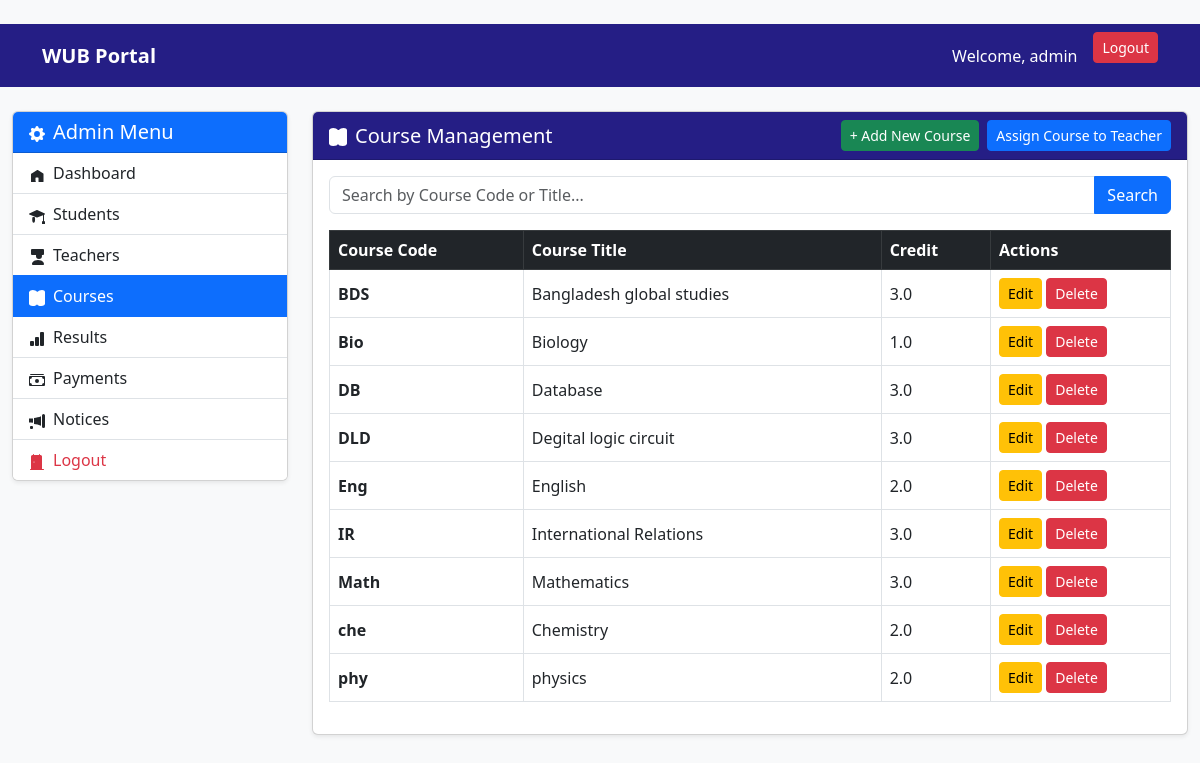
/dashboard/admin/courses/ (signed in), run on the app's committed database.
### accounts/models.py (models this page shows)
class CustomUser(AbstractUser):
    role = models.CharField(max_length=20, default='student')
    profile_picture = models.ImageField(
        upload_to='profile_pics/',
        null=True,
        blank=True
    )
    phone = models.CharField(max_length=20, null=True, blank=True)
    address = models.TextField(null=True, blank=True)

### courses/models.py (models this page shows, shortened)
class Course(models.Model):
    course_code = models.CharField(max_length=20)
    course_title = models.CharField(max_length=200)
    credit = models.FloatField(default=3.0)
    teacher = models.ForeignKey(
        settings.AUTH_USER_MODEL,
        on_delete=models.SET_NULL,
        null=True,
        blank=True,
        limit_choices_to={'role': 'teacher'},
        related_name='assigned_courses'
    )

### accounts/views.py (the view)
# urls.py: path('dashboard/admin/courses/', account_views.admin_courses, name='admin_courses'),
@login_required(login_url='/login/')
def admin_courses(request):
    if request.user.role != 'admin':
        return redirect('home')
    search_query = request.GET.get('search', '').strip()
    courses = Course.objects.all()
    if search_query:
        courses = courses.filter(
            models.Q(course_code__icontains=search_query) |
            models.Q(course_title__icontains=search_query)
        )
    courses = courses.order_by('course_code')
    return render(request, 'admin/courses.html', {
        'courses': courses,
        'search_query': search_query,
    })

### templates/admin/courses.html (shortened to what this page needs)
﻿{% extends 'admin/admin_base.html' %}
{% block admin_content %}
<div class="card shadow-sm">
    <div class="card-header d-flex justify-content-between align-items-center">
        <h5 class="mb-0">
            Course Management
        </h5>
        <div class="d-flex gap-2">
            <a href="{% url 'admin_course_add' %}"
               class="btn btn-success btn-sm">
                + Add New Course
            </a>
            <a href="{% url 'assign_course' %}" class="btn btn-primary btn-sm">
                Assign Course to Teacher
            </a>
        </div>
    </div>
    <div class="card-body">
        <form method="get" class="mb-3">
            <div class="input-group">
                <input type="text"
                       name="search"
                       id="searchInput"
                       value="{{ search_query }}"
                       class="form-control"
                       placeholder="Search by Course Code or Title...">
                <button type="submit" class="btn btn-primary">Search</button>
            </div>
        </form>
        <div class="table-responsive">
            <table class="table table-hover table-bordered align-middle"
                   id="coursesTable">
                <thead class="table-dark">
                    <tr>
                        <th>Course Code</th>
                        <th>Course Title</th>
                        <th>Credit</th>
                        <th width="180">Actions</th>
                    </tr>
                </thead>
                <tbody>
                    {% for course in courses %}
                    <tr>
                        <td>
                            <strong>{{ course.course_code }}</strong>
                        </td>
                        <td>
                            {{ course.course_title }}
                        </td>
                        <td>
                            {{ course.credit|default:"3.0" }}
                        </td>
                        <td>
                            <a href="{% url 'admin_course_edit' course.id %}"
                               class="btn btn-warning btn-sm">
                                Edit
                            </a>
                           <a href="{% url 'admin_course_delete' course.id %}"
   class="btn btn-danger btn-sm"
   onclick="return confirm('Are you sure you want to delete this course?');">
    Delete
</a>
                        </td>
                    </tr>
                    {% endfor %}
                </tbody>
            </table>
        </div>
    </div>
</div>
{% endblock %}

### templates/base.html (shortened to what this page needs)
{% load static %}
<!DOCTYPE html>
<html lang="en">
<head>
    <link href="https://cdn.jsdelivr.net/npm/bootstrap@5.3.0/dist/css/bootstrap.min.css" rel="stylesheet">
</head>
<body>
    <nav class="navbar navbar-expand-lg navbar-dark">
        <div class="container">
            <a class="navbar-brand fw-bold" href="{% url 'student_dashboard' %}">WUB Portal</a>
            <div class="ms-auto d-flex align-items-center">
                <span class="text-white me-3">
                    Welcome, {{ request.user.get_full_name|default:request.user.username }}
                </span>
                <form method="post" action="{% url 'logout' %}" style="display: inline;">
                    <button type="submit" class="btn btn-danger btn-sm">Logout</button>
                </form>
            </div>
        </div>
    </nav>
    {% block content %}
    {% endblock %}
</body>
</html>

### templates/base.html (style rules this page uses)
body { background-color: #f8f9fa; }
.navbar { background: #251e85; }
.navbar-brand, .nav-link { color: white !important; }
.card-header { background: #251e85; color: white; }

### data on the page
CustomUser: user.get_full_name "admin"
Course: course_code "BDS", course_title "Bangladesh global studies", credit "3.0"
Course: course_code "Bio", course_title "Biology", credit "1.0"
Course: course_code "DB", course_title "Database", credit "3.0"
Course: course_code "DLD", course_title "Degital logic circuit", credit "3.0"
Course: course_code "Eng", course_title "English", credit "2.0"
Course: course_code "IR", course_title "International Relations", credit "3.0"
Course: course_code "Math", course_title "Mathematics", credit "3.0"
Course: course_code "che", course_title "Chemistry", credit "2.0"
Course: course_code "phy", course_title "physics", credit "2.0"
